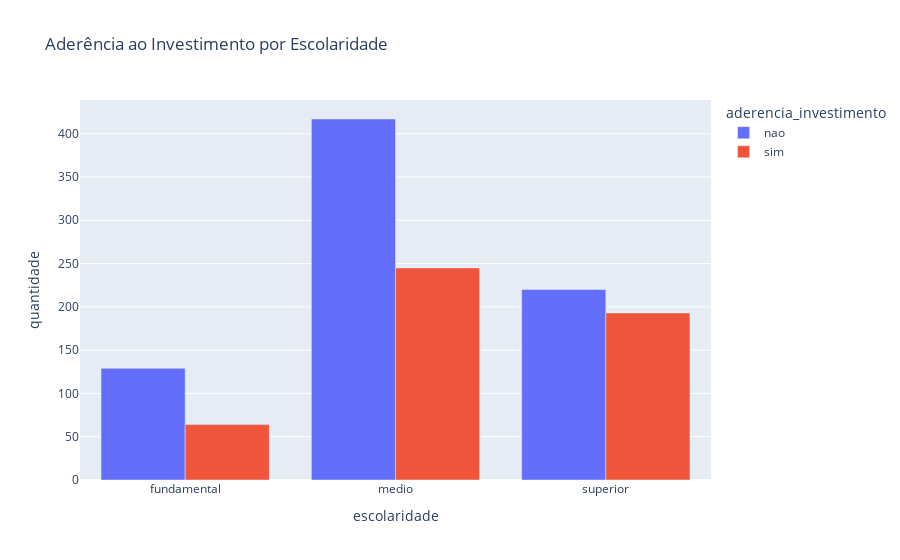

Notebook cell for this chart:
### Code cell
qtd_aderencia_civil = (
    df.groupby(['escolaridade'])['aderencia_investimento']
        .value_counts()
        .to_frame(name='quantidade')
        .reset_index()
)

fig = px.bar(
    qtd_aderencia_civil,
    x='escolaridade',
    y='quantidade',
    color='aderencia_investimento',
    barmode='group',
    title='Aderência ao Investimento por Escolaridade'
)

fig.show()

### Figure 1 — Plotly figure (JSON) as saved in the notebook; plotly's stock layout.template omitted (floating-point values rounded to 4 significant figures)
{"data": [{"alignmentgroup": "True", "hovertemplate": "aderencia_investimento=nao<br>escolaridade=%{x}<br>quantidade=%{y}<extra></extra>", "legendgroup": "nao", "marker": {"color": "#636efa", "pattern": {"shape": ""}}, "name": "nao", "offsetgroup": "nao", "orientation": "v", "showlegend": true, "textposition": "auto", "type": "bar", "x": ["fundamental", "medio", "superior"], "xaxis": "x", "y": [129, 417, 220], "yaxis": "y"}, {"alignmentgroup": "True", "hovertemplate": "aderencia_investimento=sim<br>escolaridade=%{x}<br>quantidade=%{y}<extra></extra>", "legendgroup": "sim", "marker": {"color": "#EF553B", "pattern": {"shape": ""}}, "name": "sim", "offsetgroup": "sim", "orientation": "v", "showlegend": true, "textposition": "auto", "type": "bar", "x": ["fundamental", "medio", "superior"], "xaxis": "x", "y": [64, 245, 193], "yaxis": "y"}], "layout": {"barmode": "group", "legend": {"title": {"text": "aderencia_investimento"}, "tracegroupgap": 0}, "title": {"text": "Aderência ao Investimento por Escolaridade"}, "xaxis": {"anchor": "y", "domain": [0, 1], "title": {"text": "escolaridade"}}, "yaxis": {"anchor": "x", "domain": [0, 1], "title": {"text": "quantidade"}}}}
